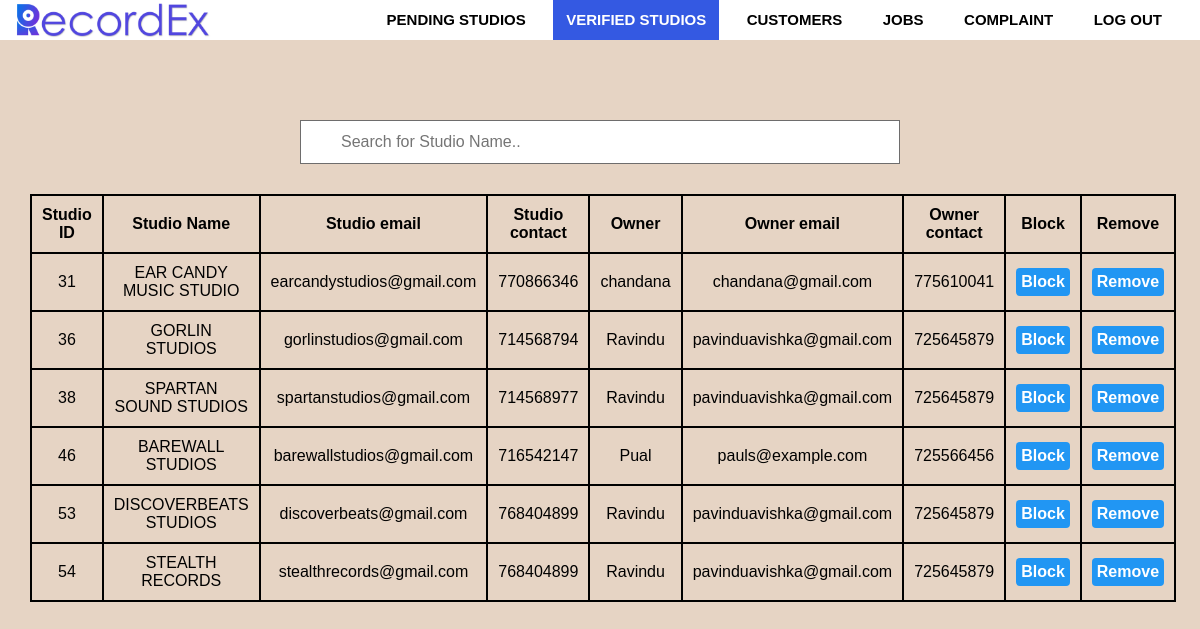
/admin/verified.php, run on an earlier commit of the app's database.
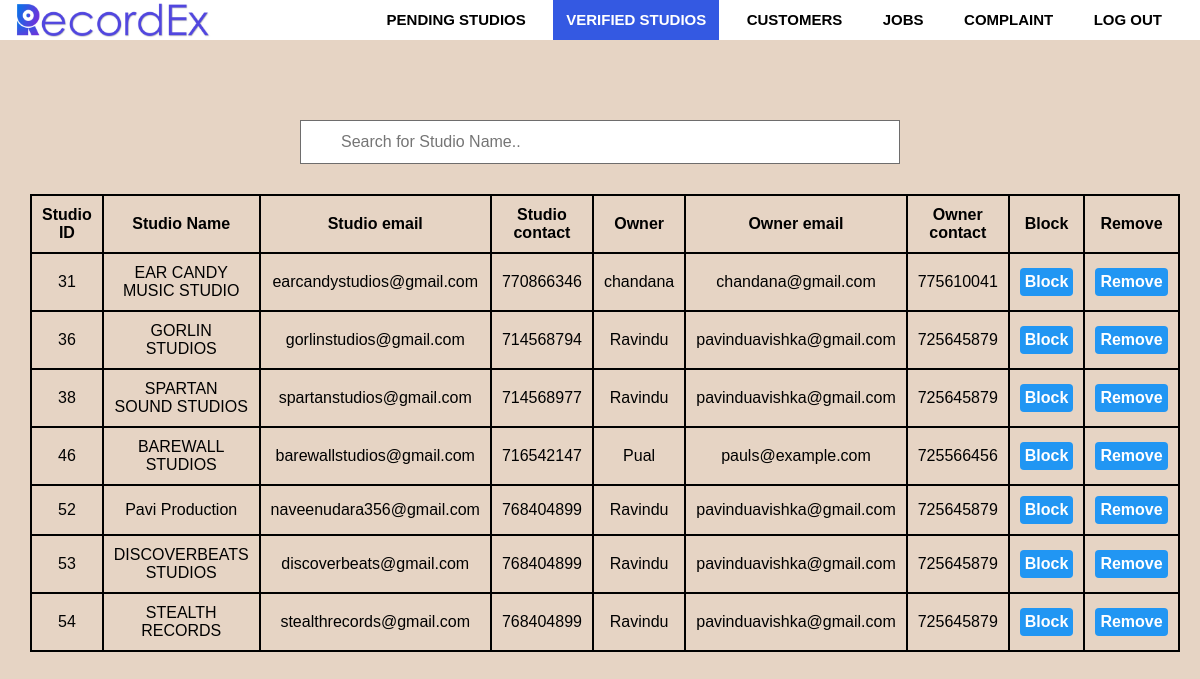
And on a later commit of the database.
### tables this page shows
CREATE TABLE `studio` (
  `studio_id` int(5) NOT NULL,
  `studio_name` varchar(100) NOT NULL,
  `s_address_line1` varchar(100) NOT NULL,
  `s_address_line2` varchar(100) NOT NULL,
  `s_city` varchar(100) NOT NULL,
  `distric` varchar(100) NOT NULL,
  `postalcode` varchar(100) NOT NULL,
  `s_email` varchar(100) NOT NULL,
  `password` varchar(200) NOT NULL,
  `s_tele_no` int(20) NOT NULL,
  `paypal` varchar(100) NOT NULL,
  `owner_id` int(100) NOT NULL,
  `profile` varchar(500) NOT NULL,
  `cover` varchar(500) NOT NULL,
  `description` text NOT NULL,
  `latitude` varchar(50) NOT NULL,
  `longitude` varchar(50) NOT NULL,
  `verified` tinyint(4) NOT NULL DEFAULT 0,
  `email_verified` tinyint(1) NOT NULL DEFAULT 0,
  `owner_verified` tinyint(1) NOT NULL DEFAULT 0,
  `blocked` int(1) NOT NULL DEFAULT 0,
  `status` varchar(10) NOT NULL DEFAULT 'Active now'
);

CREATE TABLE `owner` (
  `owner_id` int(100) NOT NULL,
  `first_name` varchar(100) NOT NULL,
  `last_name` varchar(100) NOT NULL,
  `e_mail` varchar(150) NOT NULL,
  `tp_number` int(10) NOT NULL
);

### admin/verified.php (the view, shortened to what this page needs)
<?php
require_once('../inc/connection.php');
?>
<?php
             if(!isset($_GET['error'])){
                    $query="SELECT studio.studio_id,studio.studio_name,studio.s_email,blocked,studio.s_tele_no,owner.first_name,owner.e_mail,owner.tp_number FROM studio
                    INNER JOIN owner ON  owner.owner_id = studio.owner_id WHERE studio.verified = '1' ";
                    $result_set=mysqli_query($connection,$query);
                    if($result_set){
                        if(mysqli_num_rows($result_set)==0){
                            header('Location: verified.php?error=There is no verified studios');
                        }
                        else{
                            $table = "<table id='verified'>";
                            $table .= "<tr><th>Studio ID</th><th>Studio Name</th><th>Studio email</th><th>Studio contact</th><th>Owner</th><th>Owner email</th><th>Owner contact</th><th>Block</th><th>Remove</th></tr>";
                            while($record =mysqli_fetch_assoc($result_set)){
                                $table .= "<tr>";
                                    $table .= "<td>".$record['studio_id']."</td>";
                                    $table .= "<td>".$record['studio_name']."</td>";
                                    $table .= "<td>".$record['s_email']."</td>";
                                    $table .= "<td>".$record['s_tele_no']."</td>";
                                    $table .= "<td>".$record['first_name']."</td>";
                                    $table .= "<td>".$record['e_mail']."</td>";
                                    $table .= "<td>".$record['tp_number']."</td>";
                                    if($record['blocked']==0){
                                      $table .= "<td>"."<form action=verified.php?studio_block=$record[studio_id] method='post' ><button type='submit'>Block</button></form>"."</td>";
                                    }
                                    else{
                                      $table .= "<td>"."<form action=verified.php?studio_unblock=$record[studio_id] method='post' ><button style='background-color:red;' type='submit'>Unblock</button></form>"."</td>";
                                    }
                                    $table .= "<td>"."<button type='submit' onclick='removeme($record[studio_id])'>Remove</button>"."</td>";
                                $table .= "</tr>";
                            }
                        }
                    }
              }
    ?>
<!DOCTYPE html>
<html>
<head>
   <link rel="stylesheet" type="text/css" href="css/admin.css">
   <?php require_once('inc/navbar.php'); ?>
</head>
<body>
<div class="row">
    <input type="text" id="myInput" onkeyup="myFunction()" placeholder="Search for Studio Name.." title="Type in a Name">
    <?php
         if(isset($_GET['error'])){
            echo '<div class="error">';
               echo $_GET['error'];
            echo '</div>';
           }
           else{
            echo $table;
           }
    ?>
</div>
</body>
</html>

What changed in the data, as far as the page shows it:
now on this page (row edited): studio: studio_id "52", studio_name "Pavi Production", s_email "naveenudara356@gmail.com", s_tele_no "768404899", owner.first_name "Ravindu", owner.e_mail "pavinduavishka@gmail.com", owner.tp_number "725645879"
